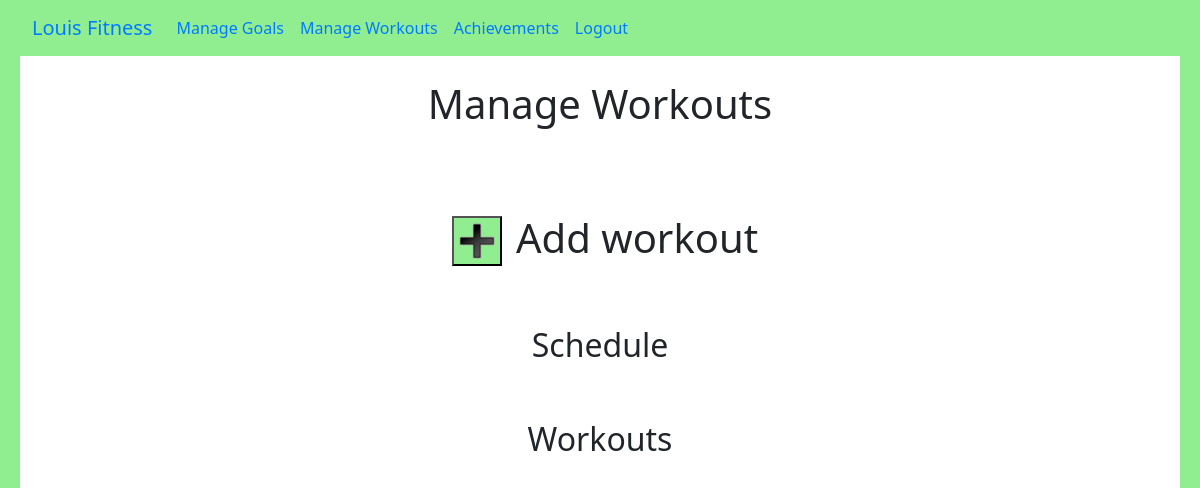
Page /edit-workout/ (signed in) on the earlier database version.
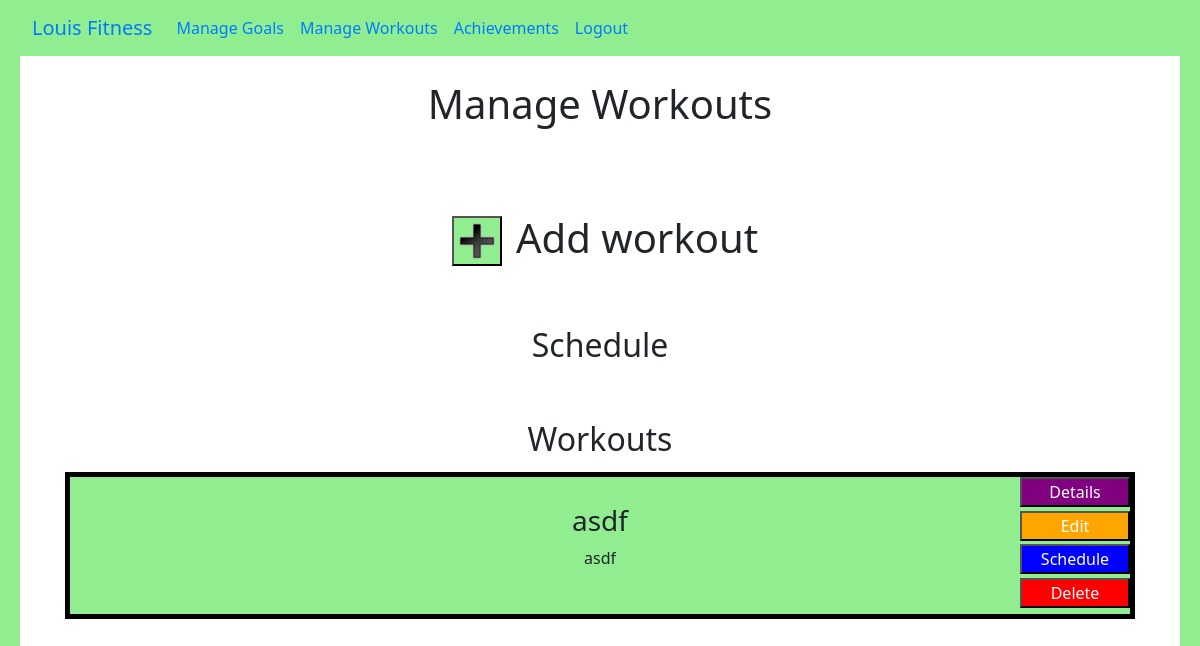
Same page on the later database version.
### website/models.py (models this page shows, shortened)
class Workout(db.Model):
    id = db.Column(db.Integer, primary_key=True)
    user_id = db.Column(db.Integer, db.ForeignKey('user.id'))
    title = db.Column(db.String)
    description = db.Column(db.Text)
    exercises = db.relationship('Exercise', backref='workout')
    add_to_schedule = db.Column(db.Boolean)
    days_scheduled = db.Column(db.String)

### website/views.py (the view, shortened to what this page needs)
@views.route('/edit-workout/', methods=['GET', 'POST'])
@login_required
def edit_workout():
    return render_template('manage_workouts.html', user=current_user, workouts=Workout.query.all())

### website/__init__.py (called while the page is built)
def create_app():
    app = Flask(__name__, static_url_path='/static')
    app.secret_key = "sdlklkjsdflk;"
    app.config['SQLALCHEMY_DATABASE_URI'] = f'sqlite:///{DB_NAME}'
    db.init_app(app)
    from .views import views
    from .auth import auth
    from .models import User
    app.register_blueprint(views)
    app.register_blueprint(auth)
    login_manager = LoginManager()
    login_manager.login_view = 'auth.sign_up' # Users not logged in redirected to sign up
    login_manager.init_app(app)
    @login_manager.user_loader
    def load_user(id):
        return User.query.get(int(id))
    with app.app_context():
        db.create_all()
    return app

### website/templates/manage_workouts.html (shortened to what this page needs)
{% extends 'base.html' %}
{% block content %}
    <h1 align="center">Manage Workouts</h1>
    <div align="center">
        <button type="submit" class="add-button" name="add-workout" onclick="openPopup('add-workouts')">
            <img src="/static/images/plus_sign.png" alt="Add" width="35" class="plus-sign" style="display: block;">
        </button>
        <span class="plus-sign-button-label">Add workout</span>
    </div>
    <h2 align="center">Schedule</h2>
    <h2 align="center">Workouts</h2>
    {% for workout in workouts %}
        {% if workout.user_id == user.id %}
            <div class="rectangle">
                <button name="view-details-button" type="submit" class="view-details-button" onclick="addContentToViewWorkout('{{ workout.title }}', '{{ workout.description }}', JSON.parse('{{ workout_exercises }}'), '{{ workout.id }}', ''); openPopup('view-full-workout')">
                    <span aria-hidden="true" style="color:white">Details</span>
                </button>
                <button name="edit-workout-edit-button" type="submit" class="edit-button" onclick="changeWorkoutAndOpenPopup('{{ workout.id }}', '{{ workout.title }}', '{{ workout.description }}', JSON.parse('{{ workout_exercises }}'), 'edit-workout', 'edit-workout-form')">
                    <span aria-hidden="true" style="color:white">Edit</span>
                </button>
                <button name="edit-workout-add-to-schedule-button" type="submit" class="add-to-schedule-button" onclick="openPopup('schedule-workout'); addScheduledWorkoutId('schedule-workout-form', '{{ workout.id }}')">
                    <span aria-hidden="true" style="color:white">Schedule</span>
                </button>
                <a href="{{ url_for('views.delete_workout', workout_id=workout.id) }}">
                    <button name="edit-workout-delete-button" type="submit" class="delete-button" onclick="confirmDelete(event, 'workout, this will also delete its corresponding scheduled workouts')">
                        <span aria-hidden="true" style="color:white">Delete</span>
                    </button>
                </a>
                <div class="rectangle-title">
                    <h3>{{ workout.title }}</h3>
                </div>
                <div class="rectangle-other-info">
                    <p>{{ workout.description }}</p>
                </div>
            </div>
        {% endif %}
    {% endfor %}
{% endblock %}

Differences in the rows shown:
added Workout: title "asdf", description "asdf"
